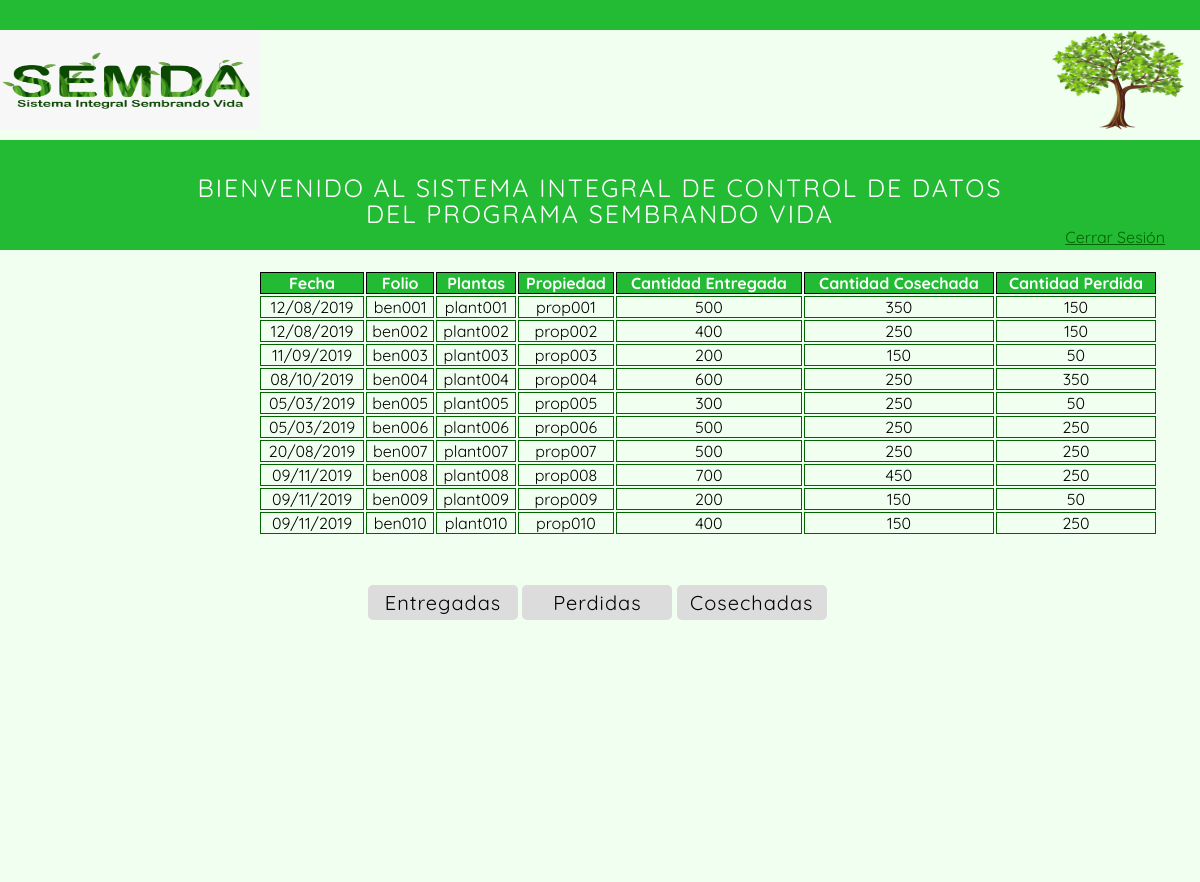
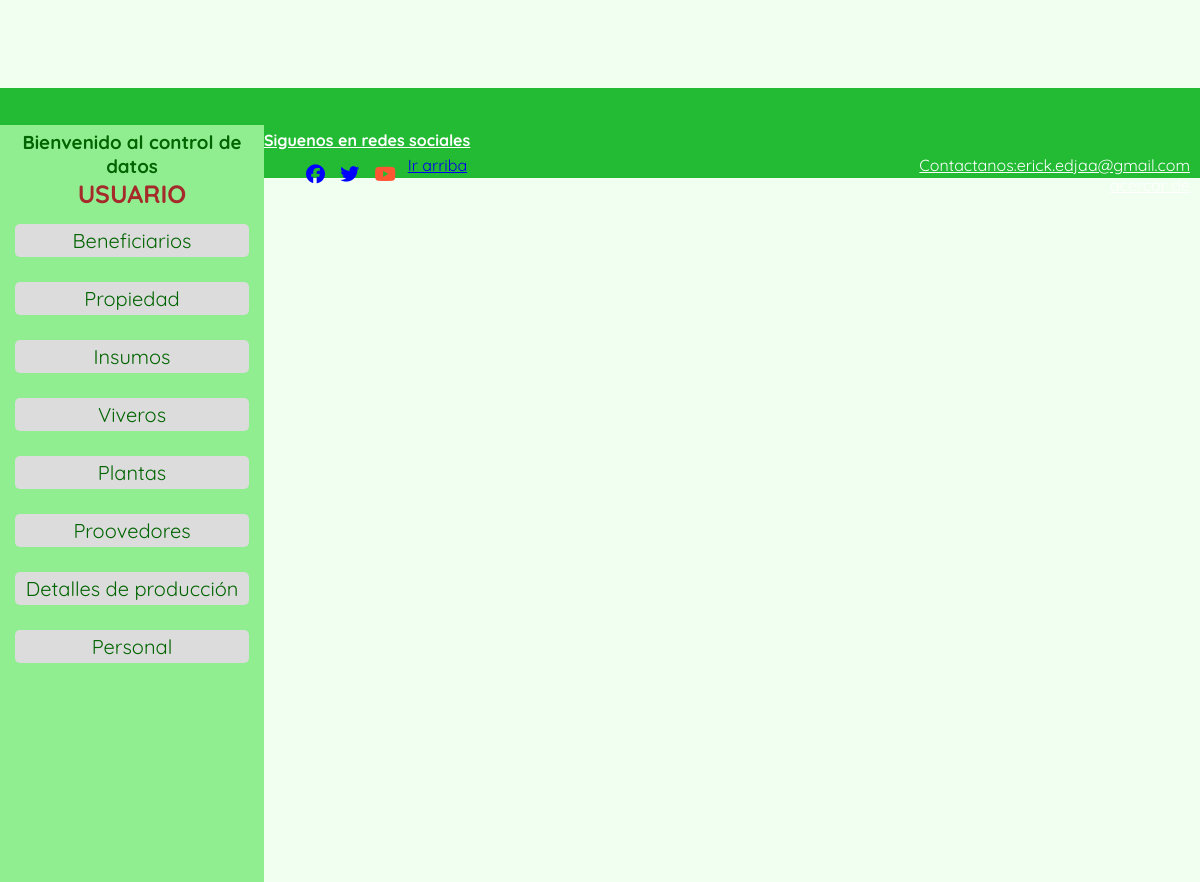
Screenshot of /actions/produccion.php with the database file from the repository (2 pictures, top to bottom).
### tables this page shows
CREATE TABLE IF NOT EXISTS `produccion` (
  `fip` varchar(10) NOT NULL COMMENT 'Folio del informe de producción',
  `fecre` varchar(10) NOT NULL COMMENT 'Fecha en que se registra los detalles de la producción',
  `canten` int NOT NULL COMMENT 'Cantidad de plantas entregadas al beneficiario para producción',
  `cantco` int NOT NULL COMMENT 'Cantidad de plantas que se lograron cosechar',
  `cantper` int NOT NULL COMMENT 'Cantidad de plantas que no se lograron cultivar',
  `fben` varchar(10) NOT NULL COMMENT 'Folio del beneficiario',
  `fplan` varchar(10) NOT NULL COMMENT 'Folio de la planta que se cosecho',
  `problema` varchar(50) NOT NULL COMMENT 'Problema que se presento durante la cosecha',
  `plan` int NOT NULL COMMENT 'planta',
  PRIMARY KEY (`fip`),
  KEY `fip` (`fip`,`fecre`,`canten`,`cantco`,`cantper`,`fben`,`fplan`,`problema`),
  KEY `problema` (`problema`),
  KEY `fben` (`fben`),
  KEY `fplan` (`fplan`)
);

CREATE TABLE IF NOT EXISTS `beneficiados` (
  `fben` varchar(10) NOT NULL COMMENT 'Folio al beneficiario',
  `nom` varchar(30) NOT NULL COMMENT 'Nombre del beneficiario',
  `ap` varchar(30) NOT NULL COMMENT 'Apellido paterno',
  `am` varchar(30) NOT NULL COMMENT 'Apellido materno',
  `fnac` varchar(10) NOT NULL COMMENT 'Fecha de nacimiento',
  `sexo` varchar(10) NOT NULL,
  `cp` int NOT NULL COMMENT 'Código postal',
  `curp` varchar(30) NOT NULL COMMENT 'Curp del beneficiario',
  `edo` varchar(20) NOT NULL COMMENT 'Estado ',
  `muni` varchar(20) NOT NULL COMMENT 'Municipio',
  `loc` varchar(50) NOT NULL COMMENT 'Localidad',
  `calle` varchar(50) NOT NULL COMMENT 'nombre de la calle donde se ubica la case del beneficiario',
  `ref` varchar(50) NOT NULL COMMENT 'una descripción del domicilio',
  `email` varchar(40) NOT NULL COMMENT 'correo electrónico del beneficiario',
  `ecivil` varchar(30) NOT NULL COMMENT 'Estado civil',
  `tel` varchar(10) NOT NULL COMMENT 'Teléfono del beneficiario',
  PRIMARY KEY (`fben`),
  KEY `fben` (`fben`,`nom`,`ap`,`am`,`fnac`,`cp`,`curp`,`edo`,`muni`)
);

CREATE TABLE IF NOT EXISTS `plantas` (
  `fplant` varchar(10) NOT NULL COMMENT 'Folio asignado a la planta',
  `nom` varchar(30) NOT NULL COMMENT 'El nombre correspondiente a la planta',
  `medsie` varchar(20) NOT NULL COMMENT 'Las medidas en la que se debe sembrar cada tipo de planta',
  `exist` int NOT NULL COMMENT 'La cantidad de plantas disponible',
  `fvi` varchar(10) NOT NULL COMMENT 'Folio del vivero que entrega las plantas',
  `fben` varchar(10) NOT NULL COMMENT 'Folio del beneficiario a quien se le he entregado plantas',
  PRIMARY KEY (`fplant`),
  KEY `fplant` (`fplant`,`nom`,`medsie`,`exist`,`fvi`,`fben`),
  KEY `fvi` (`fvi`),
  KEY `fben` (`fben`)
);

CREATE TABLE IF NOT EXISTS `propiedad` (
  `fpro` varchar(10) NOT NULL COMMENT 'Folio asignado a la propiedad o terreno',
  `nuhec` int NOT NULL COMMENT 'Numero de hectáreas que posee el beneficiario',
  `dir` varchar(100) NOT NULL COMMENT 'Dirección en la que se encuentra ubicado la propiedad',
  `edo` varchar(20) NOT NULL COMMENT 'Estado en donde se ubica la propiedad',
  `muni` varchar(20) NOT NULL COMMENT 'municipio en donde se localiza la propiedad',
  `loc` varchar(50) NOT NULL COMMENT 'localidad donde se ubica la propiedad',
  `fben` varchar(10) NOT NULL COMMENT 'Folio del beneficiario',
  `doc` varchar(20) NOT NULL COMMENT 'documentos',
  PRIMARY KEY (`fpro`),
  KEY `fpro` (`fpro`,`nuhec`,`edo`,`muni`,`loc`,`fben`),
  KEY `fben` (`fben`)
);

### actions/produccion.php (the view, shortened to what this page needs)
<?php require '../includes/conexion.php'; ?>
<!DOCTYPE html>
<html lang="en">
<head>
    <link rel="stylesheet" href="../css/main.css">
    <link rel="stylesheet" href="../css/style.css">
    <link rel="stylesheet" href="https://cdnjs.cloudflare.com/ajax/libs/jquery-modal/0.9.1/jquery.modal.min.css" />
</head>
<body>
<header class="barra"></header>
<div class="conten-img">
        <a href="produccion.php">
            <img class="img" src="../imagenes/logo.jpeg" alt="logo">
        </a>
    </div>
    <div class="content-imagen">
        <a href="produccion.php">
            <img class="imagen" src="../imagenes/ARBOL.png" alt="ARBOL">
        </a>
    </div>
    <div class="barra-title">
        <div class="title">
            <p class="parrafo">
                Bienvenido al Sistema integral de control de datos<br>del programa sembrando vida
            </p>
        </div>
        <?php echo '<a name="salir" href="../cerrar.php">Cerrar Sesión</a>'; ?>
    </div>
    <section id="global-seccion">
        <div class="content-table">
            <table id="table">
                <thead>
                    <tr>
                        <th>Fecha</th>
                        <th>Folio</th>
                        <th>Plantas</th>
                        <th>Propiedad</th>
                        <th>Cantidad Entregada</th>
                        <th>Cantidad Cosechada</th>
                        <th>Cantidad Perdida</th>
                    </tr>
                </thead>
                <tbody>
                    <?php
                        $query =  mysqli_query($conn,"SELECT produccion.fecre AS produccion ,beneficiados.nom AS beneficiados,beneficiados.fben AS beneficiados ,plantas.fplant AS plantas, propiedad.fpro,produccion.canten,produccion.cantco,produccion.cantper FROM produccion INNER JOIN beneficiados ON produccion.fben = beneficiados.fben INNER JOIN plantas ON produccion.fplan = plantas.fplant INNER JOIN propiedad ON produccion.fben = propiedad.fben");
                        while($result = mysqli_fetch_array($query)){
                    ?>
                    <tr>
                       <td><?php echo $result['produccion']; ?></td>
                       <td><?php echo $result['beneficiados']; ?></td>
                       <td><?php  echo $result['plantas']; ?></td>
                       <td><?php  echo $result['fpro']; ?></td>
                       <td><?php  echo $result['canten']; ?></td>
                       <td><?php  echo $result['cantco']; ?></td>
                       <td><?php  echo $result['cantper']; ?></td>
                    </tr>
                        <?php } ?>
                </tbody>
            </table>
        </div>
        <div class="botones-actions">
             <input type="button" value="Entregadas" id="entregadas">
             <input type="button" value="Perdidas" id="perdidas">
             <input type="button" value="Cosechadas" id="cosecha">
        </div>
    </section>
    <aside class="menu">
        <h3>Bienvenido al control de datos <br><span>usuario</span></h3>
        <div class="button">
            <a href="../actions/beneficiarios.php">Beneficiarios</a>
        </div>
        <div class="button">
            <a href="../actions/propiedad.php">Propiedad</a>
        </div>
        <div class="button">
            <a href="../actions/materiales.php">Insumos</a>
        </div>
        <div class="button">
            <a href="../actions/viveros.php">Viveros</a>
        </div>
        <div class="button">
            <a href="../actions/plantas.php">Plantas</a>
        </div>
        <div class="button">
            <a href="../actions/proveedores.php">Proovedores</a>
        </div>
        <div class="button">
            <a href="../actions/produccion.php">Detalles de producción</a>
        </div>
        <div class="button">
            <a href="../actions/personal.php">Personal</a>
        </div>
    </aside>
    <footer class="footer">
        <h4><p>Siguenos en redes sociales</p></h4>
        <div class="red-social">
            <div class="red-social-red">
                <a href="http://www.facebook.com"><i class="fab fa-facebook"></i></a>
            </div>
            <div class="red-social-red">
                <a href="http://www.twitter.com"><i class="fab fa-twitter"></i></a>
            </div>
            <div class="red-social-red">
                <a href="http://youtube.com"><i class="fa fa-youtube"></i></a>
            </div>
        </div>
            <a href="#" class="subir">Ir arriba</a>
        <div class="contact">
            <p class="contact-p">Contactanos:erick.edjaa@gmail.com <br>acercar de</p>
        </div>
    </footer>
</body>
</html>

### css/main.css (style rules this page uses)
#global-seccion { border:none; width: 984px; height: 757px; float: right; }
.content-table { margin: 0px auto; width: 900px; height: 300px; margin-top: 20px; border: none; }
.botones-actions { margin: 10px auto; border: none; width:700px; padding: 10px; margin-top: 5px; }
#entregadas { display: inline-block; background:rgb(220, 220, 220); width: 150px; padding: 5px; padding-left: 5px; padding-right: 5px; border-radius: 5px; font-size: 20px; letter-spacing: 1px; text-align: center; border: none; cursor: pointer; }
#perdidas { display: inline-block; background:rgb(220, 220, 220); width: 150px; padding: 5px; padding-left: 5px; padding-right: 5px; border-radius: 5px; letter-spacing: 1px; font-size: 20px; text-align: center; border: none; cursor: pointer; }
#cosecha { display: inline-block; background:rgb(220, 220, 220); width: 150px; padding: 5px; padding-left: 5px; padding-right: 5px; border-radius: 5px; letter-spacing: 1px; font-size: 20px; text-align: center; border: none; cursor: pointer; }
#table { width: 900px; text-align: center; }
th { background: rgb(34,187,51); border-color: darkgreen; color: #fff; border: 1px solid #000; border-collapse: collapse; border-spacing: 0; }
td { border: 1px solid darkgreen; border-spacing: 0; }

### css/style.css (style rules this page uses)
* { padding: 0px; margin: 0px; box-sizing: border-box; font-family: 'Quicksand', sans-serif; }
body { background-color: rgb(240, 255, 240); }
.barra { width: 100%; height: 30px; background: rgb(34,187,51); }
.conten-img a .img { width: 260px; height: 100px; float: left; }
.content-imagen a .imagen { width: 134px; height: 100px; float: right; margin-right: 15px; }
.barra-title { width: 100%; height: 110px; background: rgb(34,187,51); margin-top: 110px; padding: 35px; display: block; }
.barra-title .title .parrafo { text-align: center; font-size: 25px; color: #fff; letter-spacing: 2px; text-transform: uppercase; line-height: 26px; }
.menu { float: left; padding-left: 0; padding-right: 0; position: static; width: 22%; height: 757px; background: rgb(144, 238, 144); padding: 5px; }
.menu h3 { text-align: center; color: darkgreen; }
.menu h3 span { text-transform: uppercase; font-size: 25px; color: brown; }
.menu .button { width: 100%; text-align: center; padding: 10px; }
.menu .button a { display: block; font-size: 20px; margin-top: 5px; padding: 10px; padding: 4px; text-decoration: none; background:rgb(220, 220, 220); color: darkgreen; border-radius: 5px; }
.footer { width: 100%; height: 90px; background:rgb(34,187,51);; margin-top: 60%; padding: 10px; display: block; }
.footer h4 { color: #fff; text-align: justify; text-decoration: underline; line-height: 30px; }
.footer .red-social { float: left; margin-left: 30px; padding: 7px; font-size: 19px; }
.footer .red-social .red-social-red { display: inline-block; padding-left: 5px; padding-right: 5px; }
.fab { color: blue; }
.fa { color: #ff5733; }
.contact { float: right; }
.contact .contact-p { line-height: 20px; color: #fff; text-align: right; text-decoration: underline; }
[name="salir"] { float: right; color: darkgreen; }

### rows the page displays
produccion: fecre "12/08/2019", fben.fben "ben001", fplan.fplant "plant001", propiedad.fpro "prop001", canten "500", cantco "350", cantper "150"
produccion: fecre "12/08/2019", fben.fben "ben002", fplan.fplant "plant002", propiedad.fpro "prop002", canten "400", cantco "250", cantper "150"
produccion: fecre "11/09/2019", fben.fben "ben003", fplan.fplant "plant003", propiedad.fpro "prop003", canten "200", cantco "150", cantper "50"
produccion: fecre "08/10/2019", fben.fben "ben004", fplan.fplant "plant004", propiedad.fpro "prop004", canten "600", cantco "250", cantper "350"
produccion: fecre "05/03/2019", fben.fben "ben005", fplan.fplant "plant005", propiedad.fpro "prop005", canten "300", cantco "250", cantper "50"
produccion: fecre "05/03/2019", fben.fben "ben006", fplan.fplant "plant006", propiedad.fpro "prop006", canten "500", cantco "250", cantper "250"
produccion: fecre "20/08/2019", fben.fben "ben007", fplan.fplant "plant007", propiedad.fpro "prop007", canten "500", cantco "250", cantper "250"
produccion: fecre "09/11/2019", fben.fben "ben008", fplan.fplant "plant008", propiedad.fpro "prop008", canten "700", cantco "450", cantper "250"
produccion: fecre "09/11/2019", fben.fben "ben009", fplan.fplant "plant009", propiedad.fpro "prop009", canten "200", cantco "150", cantper "50"
produccion: fecre "09/11/2019", fben.fben "ben010", fplan.fplant "plant010", propiedad.fpro "prop010", canten "400", cantco "150", cantper "250"
